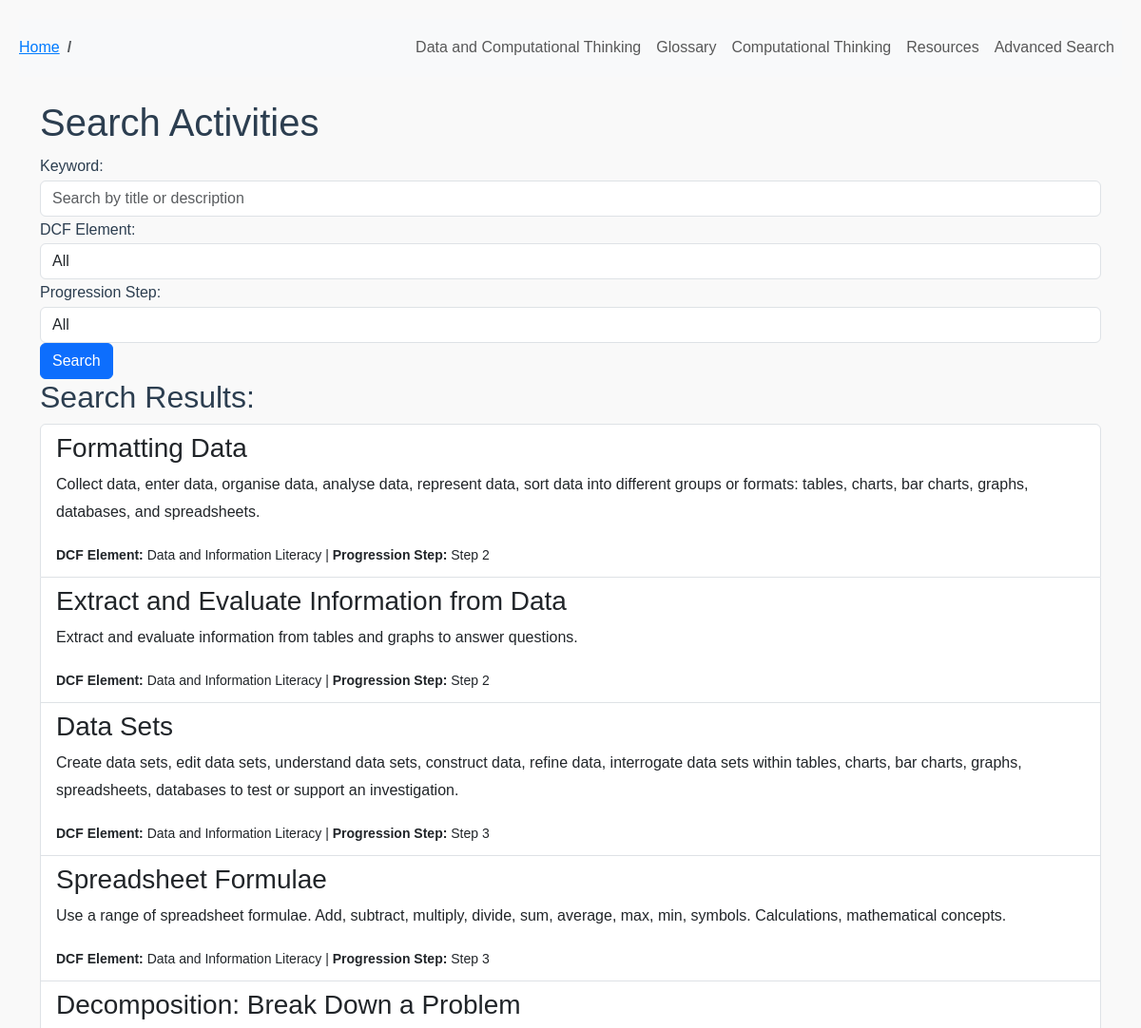
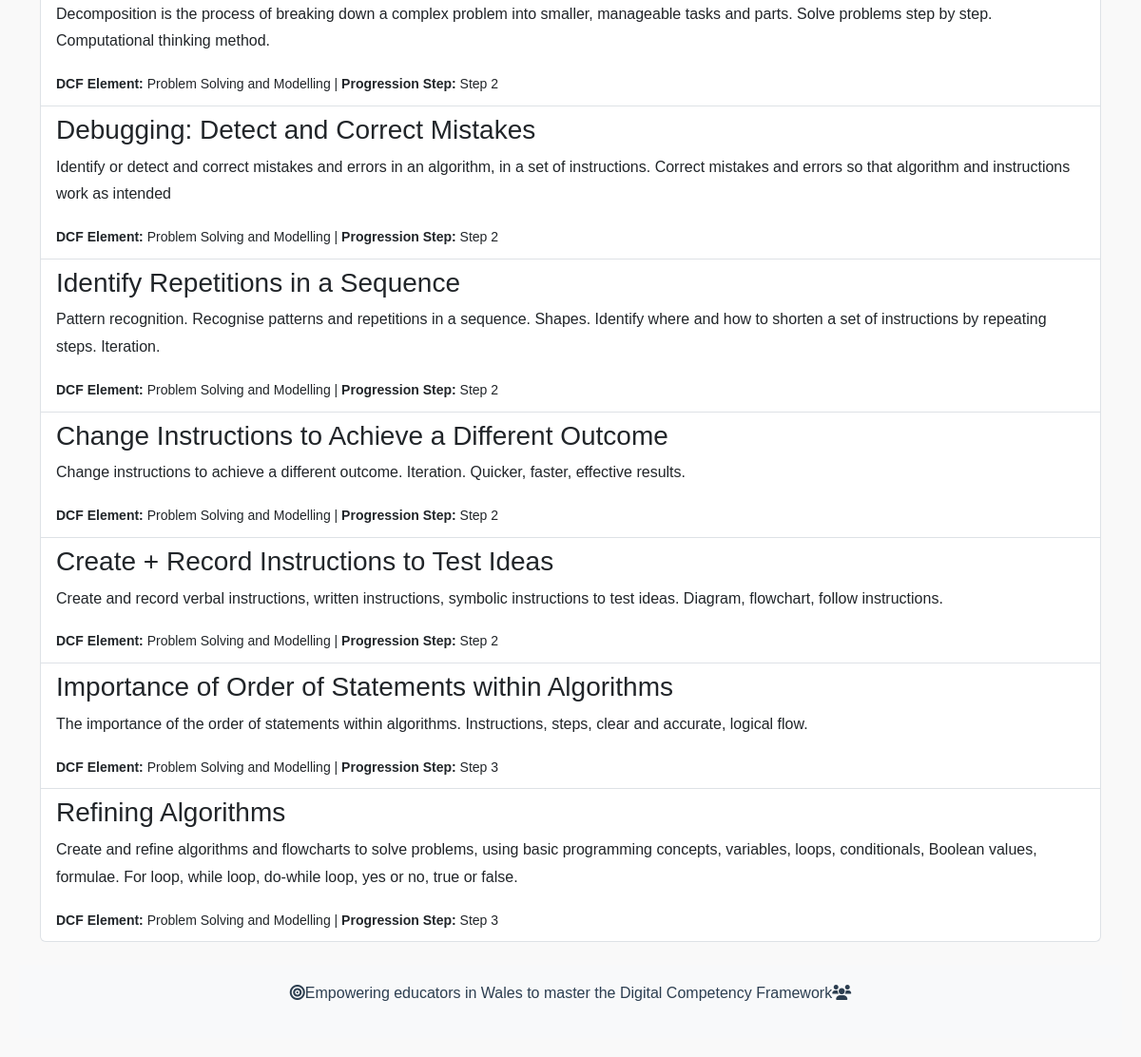
Screenshot of /search with the database file from the repository (2 pictures, top to bottom).
### models.py (models this page shows)
class Criteria(db.Model):
    __tablename__ = 'lesson_activity'
    id = db.Column(db.Integer, primary_key=True)
    title = db.Column(db.String(255), nullable=False)
    description = db.Column(db.Text, nullable=True)
    dcf_element = db.Column(db.String(100), nullable=True)
    progression_step = db.Column(db.String(10), nullable=True)
    template_name = db.Column(db.String(35), unique=True, nullable=False)

### app.py (the view)
@app.route('/search', methods=['GET', 'POST'])
def search():
    keyword = request.args.get('keyword', '').strip()
    dcf_element = request.args.get('dcf_element', '').strip()
    progression_step = request.args.get('progression_step', '').strip()
    query = Criteria.query
    if keyword:
        query = query.filter(
            Criteria.title.contains(keyword) |
            Criteria.description.contains(keyword)
        )
    if dcf_element:
        query = query.filter_by(dcf_element=dcf_element)
    if progression_step:
        query = query.filter_by(progression_step=progression_step)
    filtered_activities = query.all()
    return render_template('activities.html', activities=filtered_activities)

### app.py (called while the page is built)
@app.context_processor
def inject_headers():
    return dict(headers=headers)

### templates/activities.html (shortened to what this page needs)
{% extends "base.html" %}
{% block content %}
    <h1>Search Activities</h1>
    <form action="{{ url_for('search') }}" method="get">
        <div class="form-group">
            <label for="keyword">Keyword:</label>
            <input type="text" class="form-control" name="keyword" id="keyword" value="{{ request.args.get('keyword', '') }}" placeholder="Search by title or description">
        </div>
        <div class="form-group">
            <label for="dcf_element">DCF Element:</label>
            <select name="dcf_element" class="form-control">
                <option value="">All</option>
            </select>
        </div>
        <div class="form-group">
            <label for="progression_step">Progression Step:</label>
            <select name="progression_step" class="form-control">
                <option value="">All</option>
            </select>
        </div>
        <button type="submit" class="btn btn-primary">Search</button>
    </form>
    {% if activities %}
        <h2>Search Results:</h2>
        <ul class="list-group">
            {% for activity in activities %}
                <li class="list-group-item">
                    <h3>{{ activity.title }}</h3>
                    <p>{{ activity.description }}</p>
                    <small><strong>DCF Element:</strong> {{ activity.dcf_element }} | <strong>Progression Step:</strong> {{ activity.progression_step }}</small>
                </li>
            {% endfor %}
        </ul>
    {% else %}
        <p>No activities found matching your search.</p>
    {% endif %}
{% endblock %}

### templates/base.html (shortened to what this page needs)
<!DOCTYPE html>
<html lang="en">
<head>
    <link href="https://cdn.jsdelivr.net/npm/bootstrap@5.3.3/dist/css/bootstrap.min.css" rel="stylesheet">
    <link rel="stylesheet" href="{{ url_for('static', filename='css/styles.css') }}">
    <link rel="stylesheet" href="https://cdnjs.cloudflare.com/ajax/libs/font-awesome/6.0.0-beta3/css/all.min.css">
</head>
<body data-page-id="{{ page_id }}">
    <nav class="navbar navbar-expand-lg navbar-light bg-light">
            <div class="collapse navbar-collapse" id="navbarNav">
                <nav aria-label="breadcrumb">
                    <ol class="breadcrumb">
                        <li class="breadcrumb-item"><a href="{{ url_for('home') }}">Home</a></li>
                        {% if page_id != 'home' %}
                        <li class="breadcrumb-item active" aria-current="page">{{ headers[page_id] }}</li>
                        {% endif %}
                    </ol>
                </nav>
                <ul class="navbar-nav ms-auto">
                    <li class="nav-item">
                        <a class="nav-link {% if request.endpoint == 'home' %}active{% endif %}" href="{{ url_for('home') }}">{{ headers['home'] }}</a>
                    </li>
                    <li class="nav-item">
                        <a class="nav-link {% if request.endpoint == 'glossary' %}active{% endif %}" href="{{ url_for('glossary') }}">{{ headers['glossary'] }}</a>
                    </li>
                    <li class="nav-item">
                        <a class="nav-link {% if request.endpoint == 'computational_thinking' %}active{% endif %}" href="{{ url_for('computational_thinking') }}">{{ headers['computational_thinking'] }}</a>
                    </li>
                    <li class="nav-item">
                        <a class="nav-link {% if request.endpoint == 'resources' %}active{% endif %}" href="{{ url_for('resources') }}">{{ headers['resources'] }}</a>
                    </li>
                    <li class="nav-item">
                        <a class="nav-link" href="{{ url_for('activities') }}">Advanced Search</a>
                    </li>
                </ul>
            </div>
    </nav>
    <main class="container mt-4">
        {% block content %}{% endblock %}
    </main>
    <footer class="text-center py-3 mt-4 bg-light">
        <p><i class="fa-solid fa-bullseye"></i>Empowering educators in Wales to master the Digital Competency Framework<i class="fa-solid fa-users"></i></p>
    </footer>
</body>
</html>

### static/css/styles.css (style rules this page uses)
body { font-family: Arial, sans-serif; line-height: 1.8; padding: 20px; color: #2C3E50; background-color: #f9f9f9; }
.breadcrumb { padding: 0; margin-bottom: 0; background-color: transparent; }
.breadcrumb-item a { color: #007bff; }
.breadcrumb-item.active { color: #6c757d; }
.breadcrumb-item.active { font-weight: bold; }

### rows the page displays
Criteria: title "Formatting Data", description "Collect data, enter data, organise data, analyse data, represent data, sort data into different groups or formats: tables, charts, bar charts, graphs, databases, and spreadsheets.", dcf_element "Data and Information Literacy", progression_step "Step 2"
Criteria: title "Extract and Evaluate Information from Data", description "Extract and evaluate information from tables and graphs to answer questions.", dcf_element "Data and Information Literacy", progression_step "Step 2"
Criteria: title "Data Sets", description "Create data sets, edit data sets, understand data sets, construct data, refine data, interrogate data sets within tables, charts, bar charts, graphs, spreadsheets, databases to test or support an investigation.", dcf_element "Data and Information Literacy", progression_step "Step 3"
Criteria: title "Spreadsheet Formulae", description "Use a range of spreadsheet formulae. Add, subtract, multiply, divide, sum, average, max, min, symbols. Calculations, mathematical concepts.", dcf_element "Data and Information Literacy", progression_step "Step 3"
Criteria: title "Decomposition: Break Down a Problem", description "Decomposition is the process of breaking down a complex problem into smaller, manageable tasks and parts. Solve problems step by step. Computational thinking method.", dcf_element "Problem Solving and Modelling", progression_step "Step 2"
Criteria: title "Debugging: Detect and Correct Mistakes", description "Identify or detect and correct mistakes and errors in an algorithm, in a set of instructions. Correct mistakes and errors so that algorithm and instructions work as intended", dcf_element "Problem Solving and Modelling", progression_step "Step 2"
Criteria: title "Identify Repetitions in a Sequence", description "Pattern recognition. Recognise patterns and repetitions in a sequence. Shapes. Identify where and how to shorten a set of instructions by repeating steps. Iteration.", dcf_element "Problem Solving and Modelling", progression_step "Step 2"
Criteria: title "Change Instructions to Achieve a Different Outcome", description "Change instructions to achieve a different outcome. Iteration. Quicker, faster, effective results.", dcf_element "Problem Solving and Modelling", progression_step "Step 2"
Criteria: title "Create + Record Instructions to Test Ideas", description "Create and record verbal instructions, written instructions, symbolic instructions to test ideas. Diagram, flowchart, follow instructions.", dcf_element "Problem Solving and Modelling", progression_step "Step 2"
Criteria: title "Importance of Order of Statements within Algorithms", description "The importance of the order of statements within algorithms. Instructions, steps, clear and accurate, logical flow.", dcf_element "Problem Solving and Modelling", progression_step "Step 3"
Criteria: title "Refining Algorithms", description "Create and refine algorithms and flowcharts to solve problems, using basic programming concepts, variables, loops, conditionals, Boolean values, formulae. For loop, while loop, do-while loop, yes or no, true or false.", dcf_element "Problem Solving and Modelling", progression_step "Step 3"

### other values shown
{{ headers['home'] }} "Data and Computational Thinking"
{{ headers['glossary'] }} "Glossary"
{{ headers['computational_thinking'] }} "Computational Thinking"
{{ headers['resources'] }} "Resources"
